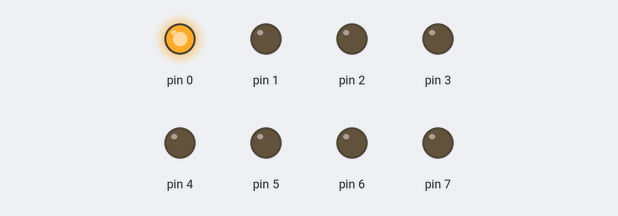
Recording of a sketch running on a simulated Arduino Uno, built with avr-gcc and run on an emulated ATmega328P. On the bench: output pins drawn as LEDs (lit = HIGH).

Above: at 0.1 s.
At 5.6 s:
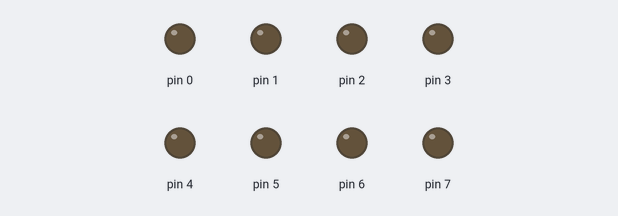
At 11.6 s:
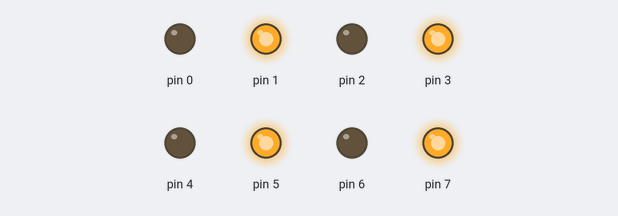
At 17.6 s:
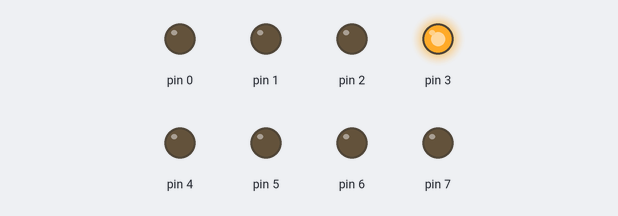
At 23.6 s:
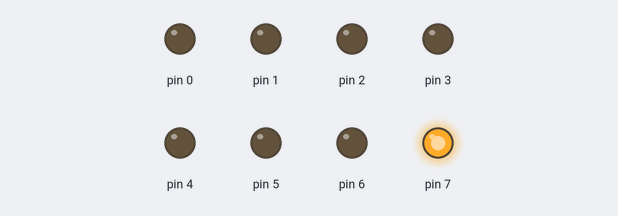
At 39.1 s:
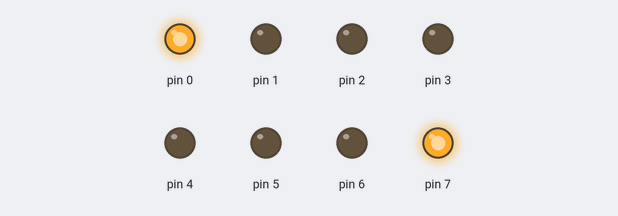
Timing chart, 0 to 40.0 s (numbered marks = the images above):
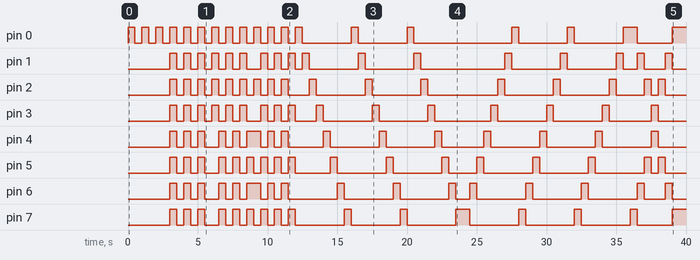

Measured:
- by itself, pin 0: LOW → HIGH at 0.00 s, → LOW 0.50 s later, → HIGH 0.50 s later, → LOW 0.50 s later, … (37 changes in this stretch)
- by itself, pin 1: LOW → HIGH at 3.0 s, → LOW 0.50 s later, → HIGH 0.50 s later, → LOW 0.50 s later, … (34 changes in this stretch)
- by itself, pin 2: LOW → HIGH at 3.0 s, → LOW 0.50 s later, → HIGH 0.50 s later, → LOW 0.50 s later, … (34 changes in this stretch)
- by itself, pin 3: LOW → HIGH at 3.0 s, → LOW 0.50 s later, → HIGH 0.50 s later, → LOW 0.50 s later, … (32 changes in this stretch)
- by itself, pin 4: LOW → HIGH at 3.0 s, → LOW 0.50 s later, → HIGH 0.50 s later, → LOW 0.50 s later, … (30 changes in this stretch)
- by itself, pin 5: LOW → HIGH at 3.0 s, → LOW 0.50 s later, → HIGH 0.50 s later, → LOW 0.50 s later, … (34 changes in this stretch)
- by itself, pin 6: LOW → HIGH at 3.0 s, → LOW 0.50 s later, → HIGH 0.50 s later, → LOW 0.50 s later, … (32 changes in this stretch)
- by itself, pin 7: LOW → HIGH at 3.0 s, → LOW 0.50 s later, → HIGH 0.50 s later, → LOW 0.50 s later, … (31 changes in this stretch)

The sketch:

LED_Pattern.ino
```cpp
void setup()
{
  int i;
  for(i=0;i<8;i++)
  {
    pinMode(i,OUTPUT);
  }
}
void loop()
{

  int i,x,j;
  while(1)
  {

    //////////////////////////////////////////  1 led toggle  //////////////////////
    for(j=0;j<3;j++)
    {
      digitalWrite(0,HIGH);
      delay(500);
      digitalWrite(0,LOW);
      delay(500);
    }
    /////////////////////////////////// 8 led toggle /////////////////////////////////////
    for(j=0;j<3;j++)
    {
      PORTD=0xff;
      delay(500);
      PORTD=0x00;
      delay(500);
    }
    //////////////////////////////////////// 4 led on off ///////////////////////////////
    for(j=0;j<3;j++)
    {
      PORTD=0x0f;
      delay(500);
      PORTD=0xf0;
      delay(500);
    }
    //////////////////////////////////  alternate led pattern  //////////////////////////
    for(j=0;j<3;j++)
    {
      PORTD=0x55;
      delay(500);
      PORTD=0xaa;
      delay(500);
    }
    //////////////////////////  left side pattern  ////////////////////////////////
    for(j=0;j<3;j++)
    {
      x=1;
      for(i=0;i<8;i++)
      {
        PORTD=x;
        delay(500);
        x=x<<1;
      }
    }
    //////////////////////////////  right side pattern  /////////////////////////////
    for(j=0;j<3;j++)
    {
      x=128;
      for(i=0;i<8;i++)
      {
        PORTD=x;
        delay(500);
        x=x>>1;
      }
    }

    ///////////////////  left and right side pattern  ////////////////////
    for(j=0;j<3;j++)
    {
      for(i=0;i<1;i++)
      {
        PORTD=129;
        delay(500);
        PORTD=66;
        delay(500);
        PORTD=36;
        delay(500);
        PORTD=24;
        delay(500);
      }
      for(i=0;i<1;i++)
      {
        PORTD=36;
        delay(500);
        PORTD=66;
        delay(500);
        PORTD=129;
        delay(500);
      }
    }
    ///////////////////////////////////////////////////////////////////////////

    PORTD=0x00;
  }
}
```
